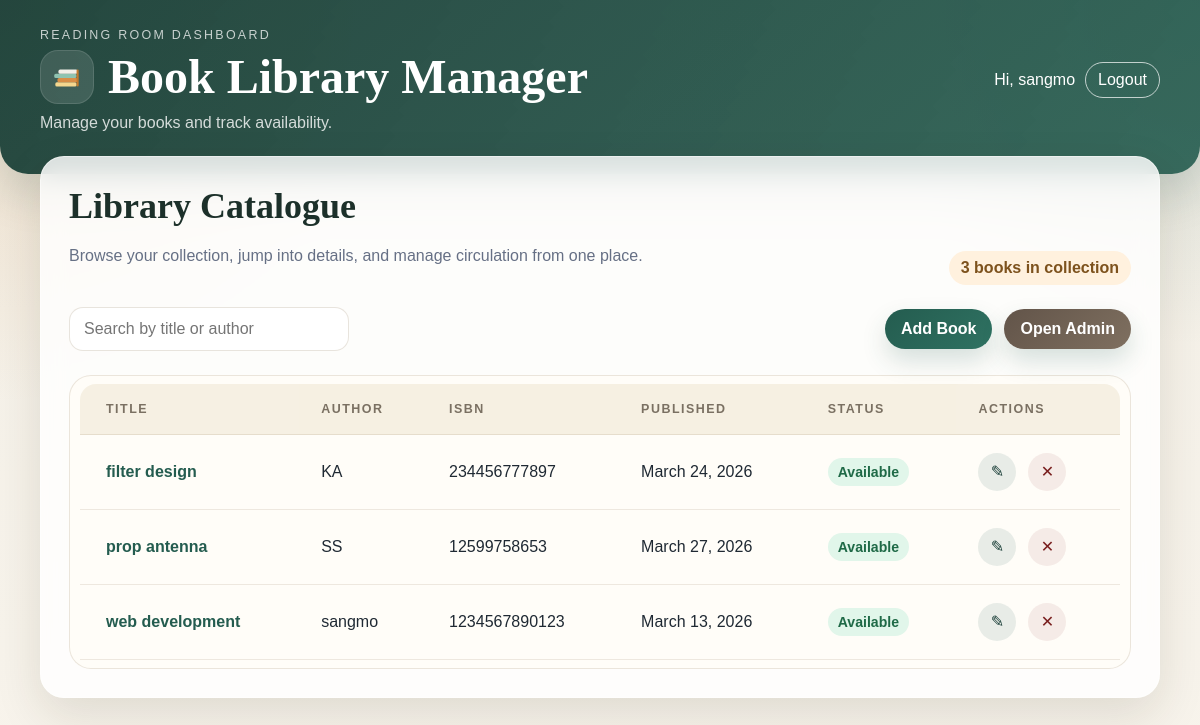
Before: /?page=2 (signed in) with the older database file.
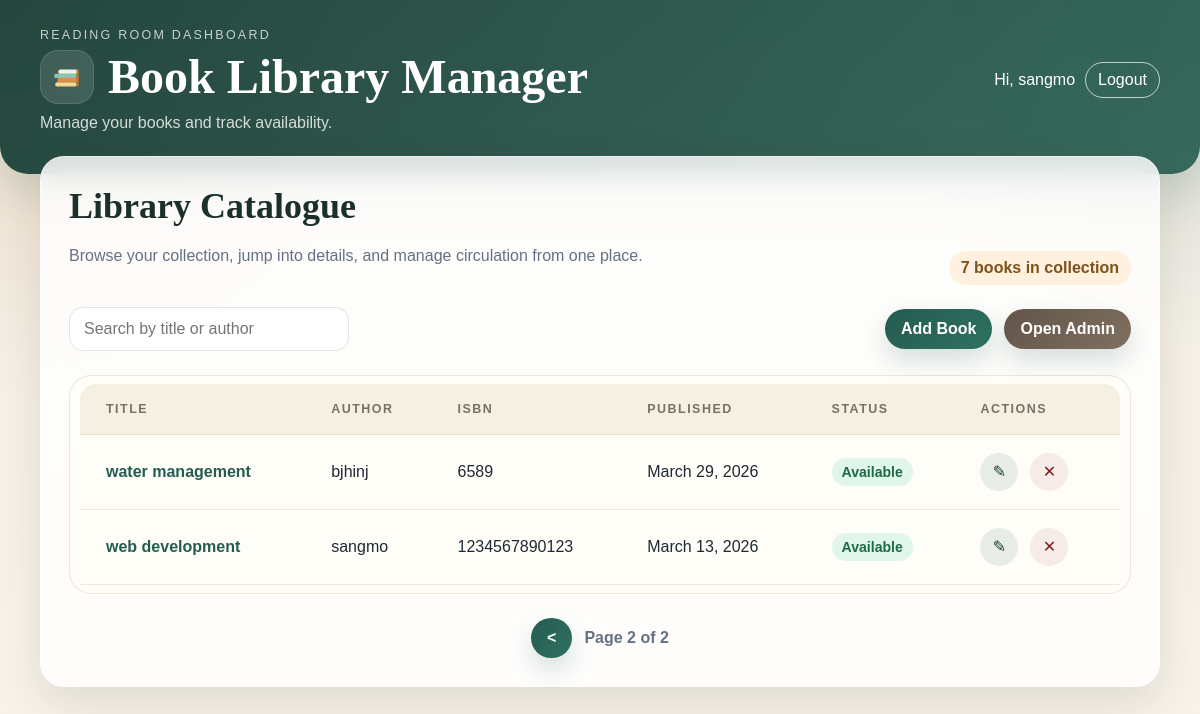
After: the same page with the newer database file.
### books/models.py (models this page shows, shortened)
class Book(models.Model):
    title = models.CharField(max_length=200)
    author = models.CharField(max_length=100)
    isbn = models.CharField(max_length=20)
    published_date = models.DateField(null=True, blank = True)
    available = models.BooleanField(default=True)
    created_at = models.DateTimeField(auto_now_add=True)

### books/views.py (the view)
# urls.py: path("", views.book_list, name="book_list"),
@login_required
def book_list(request):
	query = request.GET.get("q", "").strip()
	books = Book.objects.order_by("title")
	if query:
		books = books.filter(Q(title__icontains=query) | Q(author__icontains=query))
	paginator = Paginator(books, 5)
	page_number = request.GET.get("page")
	page_obj = paginator.get_page(page_number)
	return render(
		request,
		"books/book_list.html",
		{"books": page_obj, "page_obj": page_obj, "query": query},
	)

### books/templates/books/book_list.html (shortened to what this page needs)
{% extends "base.html" %}
{% block content %}
<section class="card">
  <div class="section-header">
    <div>
      <h2>Library Catalogue</h2>
      <p class="section-subtitle">
        Browse your collection, jump into details, and manage circulation from one place.
      </p>
    </div>
    <div class="count-badge">{{ page_obj.paginator.count }} books in collection</div>
  </div>
  <div class="toolbar">
    <form method="get" class="search-form">
      <input
        type="text"
        name="q"
        value="{{ query }}"
        placeholder="Search by title or author"
      />
    </form>
    <div class="actions" style="margin-top: 0">
      <a class="button" href="{% url 'books:book_create' %}">Add Book</a>
      <a class="button secondary" href="/admin/">Open Admin</a>
    </div>
  </div>
  {% if books %}
  <div class="table-shell">
    <table>
      <thead>
        <tr>
          <th>Title</th>
          <th>Author</th>
          <th>ISBN</th>
          <th>Published</th>
          <th>Status</th>
          <th>Actions</th>
        </tr>
      </thead>
      <tbody>
        {% for book in books %}
        <tr>
          <td>
            <a href="{% url 'books:book_detail' book.pk %}" style="text-decoration: none; color: var(--brand); font-weight: 700">
              {{ book.title }}
            </a>
          </td>
          <td>{{ book.author }}</td>
          <td>{{ book.isbn }}</td>
          <td>{{ book.published_date|default:"-" }}</td>
          <td>
            {% if book.available %}
            <span class="status available">Available</span>
            {% else %}
            <span class="status unavailable">Checked Out</span>
            {% endif %}
          </td>
          <td>
            <div class="action-icons">
              <a href="{% url 'books:book_edit' book.pk %}" title="Edit" class="icon-link">&#9998;</a>
              <a href="{% url 'books:book_delete' book.pk %}" title="Delete" class="icon-link delete">&#10005;</a>
            </div>
          </td>
        </tr>
        {% endfor %}
      </tbody>
    </table>
  </div>
  {% if page_obj.paginator.num_pages > 1 %}
  <div class="pagination">
    {% if page_obj.has_previous %}
    <a href="?page={{ page_obj.previous_page_number }}{% if query %}&q={{ query }}{% endif %}" class="button">&lt;</a>
    {% endif %}
    <span class="page-indicator">Page {{ page_obj.number }} of {{ page_obj.paginator.num_pages }}</span>
  </div>
  {% endif %}
  {% else %}
  <div class="empty-state">
    No books have been added yet. Use the admin panel to add your first book.
  </div>
  {% endif %}
</section>
{% endblock %}

Changed rows visible on the page:
no longer on this page (row unchanged): Book: title "filter design", author "KA", isbn "234456777897", published_date "March 24, 2026", available "Available"
no longer on this page (row unchanged): Book: title "prop antenna", author "SS", isbn "12599758653", published_date "March 27, 2026", available "Available"
added Book: title "water management", author "bjhinj", isbn "6589", published_date "March 29, 2026", available "Available"
Other visible differences:
{{ page_obj.paginator.count }}: "3" → "7"
{{ page_obj.number }}: (not shown) → "2"
{{ page_obj.paginator.num_pages }}: (not shown) → "2"
text now shown: "< Page of"
